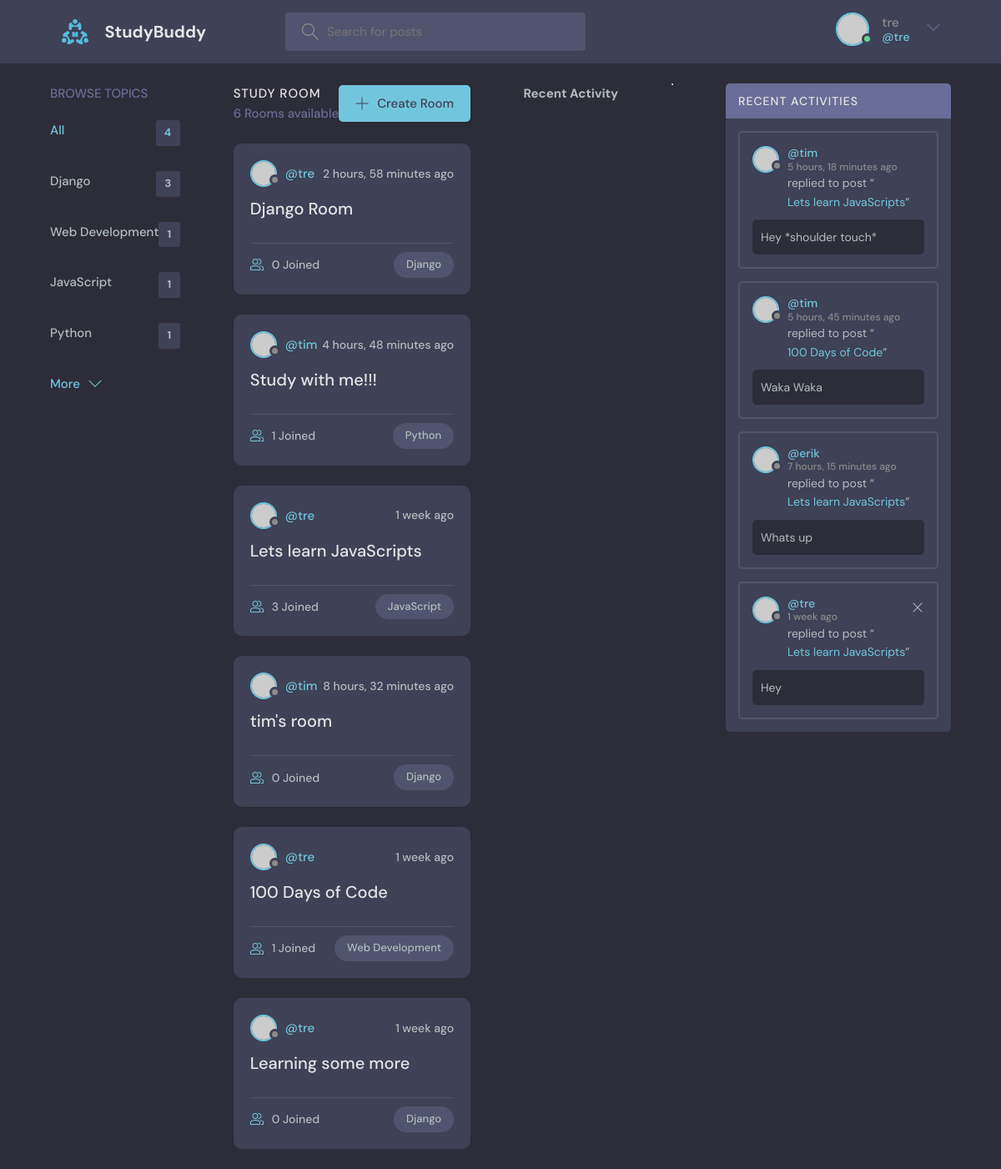
The app's page / (signed in) with its own data.
### base/models.py (models this page shows, shortened)
class Topic(models.Model):
    name = models.CharField(max_length=200)

class Room(models.Model):
    host = models.ForeignKey(User, on_delete=models.SET_NULL, null=True)
    topic = models.ForeignKey(Topic, on_delete=models.SET_NULL, null=True)
    name = models.CharField(max_length=200)
    description = models.TextField(null=True, blank = True)
    participants = models.ManyToManyField(User, related_name='participants', blank=True)
    updated = models.DateTimeField(auto_now=True)
    created = models.DateTimeField(auto_now_add=True)
    class Meta:
        ordering =['-updated', '-created']
    def __str__(self):
        return self.name

class Message(models.Model):
    user = models.ForeignKey(User, on_delete=models.CASCADE)
    room = models.ForeignKey(Room, on_delete=models.CASCADE)
    body = models.TextField()
    updated = models.DateTimeField(auto_now=True)
    created = models.DateTimeField(auto_now_add=True)
    class Meta:
        ordering =['-updated', '-created']

### base/views.py (the view)
# urls.py: path('', views.home, name="home"),
def home(request):
    q=request.GET.get('q') if request.GET.get('q') != None else ''
    rooms = Room.objects.filter(
        Q(topic__name__icontains=q) |
        Q(name__icontains=q) |
        Q(description__icontains=q)
        )
    topics = Topic.objects.all()
    room_count = rooms.count()
    room_messages = Message.objects.filter(Q(room__topic__name__icontains=q))
    context= {'rooms': rooms, 'topics':topics, 'room_count': room_count,
              'room_messages': room_messages}
    return render(request, 'base/home.html', context)

### templates/base/home.html (shortened to what this page needs)
{% extends 'main.html' %}
{% block content %}
    <main class="layout layout--3">
      <div class="container">
        {% include 'base/topics_component.html' %}
        <div class="roomList">
          <div class="roomList__header">
            <div>
              <h2>Study Room</h2>
              <p>{{room_count}} Rooms available</p>
            </div>
            <a class="btn btn--main" href="{% url 'create-room' %}">
              <svg version="1.1" xmlns="http://www.w3.org/2000/svg" width="32" height="32" viewBox="0 0 32 32">
                <title>add</title>
                <path
                  d="M16.943 0.943h-1.885v14.115h-14.115v1.885h14.115v14.115h1.885v-14.115h14.115v-1.885h-14.115v-14.115z"
                ></path>
              </svg>
              Create Room
            </a>
          </div>
          {% include 'base/feed_component.html' %}
        </div>
         {% include 'base/activity_component.html' %}
      </div>
    </main>
{% endblock %}

### templates/navbar.html (shortened to what this page needs)
{% load static %}
<header class="header header--loggedIn">
    <div class="container">
      <a href="{% url 'home' %}" class="header__logo">
        <img src="{% static 'images/logo.svg' %}" />
        <h1>StudyBuddy</h1>
      </a>
      <form class="header__search" method="GET" action="{% url 'home' %}">
        <label>
          <input name="q" placeholder="Search for posts" />
        </label>
      </form>
      <nav class="header__menu">
        {% if request.user.is_authenticated %}
        <div class="header__user">
          <a href="{% url 'update-user' %}">
            <div class="avatar avatar--medium active">
              <img src="https://randomuser.me/api/portraits/men/37.jpg" />
            </div>
            <p>{{request.user.username}} <span>@{{request.user.username}}</span></p>
          </a>
          <button class="dropdown-button">
            <svg version="1.1" xmlns="http://www.w3.org/2000/svg" width="32" height="32" viewBox="0 0 32 32">
              <title>chevron-down</title>
              <path d="M16 21l-13-13h-3l16 16 16-16h-3l-13 13z"></path>
            </svg>
          </button>
        </div>
        {% else %}
        <a href="{% url 'login' %}">
          <img src="{% static 'images/avatar.svg' %}"/>
          <p>Login</p>
        </a>
        {% endif %}
      </nav>
    </div>
  </header>
<!DOCTYPE html>
<html lang="en">
<head>
</head>
<body>
</body>
</html>

### templates/base/topics_component.html (shortened to what this page needs)
<!DOCTYPE html>
<html lang="en">
<head>
</head>
<body>
    <div class="topics">
        <div class="topics__header">
          <h2>Browse Topics</h2>
        </div>
        <ul class="topics__list">
          <li>
            <a href="{% url 'home' %}" class="active">All <span>{{topics.count}}</span></a>
          </li>
          {% for topic in topics %}
          <li>
            <a href="{% url 'home' %}?q={{topic.name}}">{{topic.name}}<span>{{topic.room_set.all.count}}</span></a>
          </li>
          {% endfor %}
        </ul>
        <a class="btn btn--link" href="topics.html">
          More
          <svg version="1.1" xmlns="http://www.w3.org/2000/svg" width="32" height="32" viewBox="0 0 32 32">
            <title>chevron-down</title>
            <path d="M16 21l-13-13h-3l16 16 16-16h-3l-13 13z"></path>
          </svg>
        </a>
      </div>
</body>
</html>

### templates/base/feed_component.html (shortened to what this page needs)
<!DOCTYPE html>
<html lang="en">
<head>
</head>
<body>
    {% for room in rooms %}
    <div class="roomListRoom">
        <div class="roomListRoom__header">
          <a href="{% url 'user-profile' room.host.id %}" class="roomListRoom__author">
            <div class="avatar avatar--small">
              <img src="https://randomuser.me/api/portraits/women/11.jpg" />
            </div>
            <span>@{{room.host.username}}</span>
          </a>
          <div class="roomListRoom__actions">
            <span>{{room.created|timesince}} ago</span>
          </div>
        </div>
        <div class="roomListRoom__content">
          <a href="{% url 'room' room.id %}">{{room.name}}</a>
        </div>
        <div class="roomListRoom__meta">
          <a href="{% url 'room' room.id %}" class="roomListRoom__joined">
            {{room.participants.all.count}} Joined
          </a>
          <p class="roomListRoom__topic">{{room.topic.name}}</p>
        </div>
      </div>
    {% endfor %}
</body>
</html>

### templates/base/activity_component.html (shortened to what this page needs)
<!DOCTYPE html>
<html lang="en">
<head>
</head>
<body>
    <h3>Recent Activity</h3>
    <hr>
    <div class="activities">
        <div class="activities__header">
          <h2>Recent Activities</h2>
        </div>
        {% for message in room_messages %}
        <div class="activities__box">
          <div class="activities__boxHeader roomListRoom__header">
            <a href="{% url 'user-profile' message.user.id %}" class="roomListRoom__author">
              <div class="avatar avatar--small">
                <img src="https://randomuser.me/api/portraits/women/11.jpg" />
              </div>
              <p>
                @{{message.user}}
                <span>{{message.created|timesince}} ago</span>
              </p>
            </a>
            {% if request.user == message.user %}
            <div class="roomListRoom__actions">
              <a href="{% url 'delete-message' message.id %}">
                <svg version="1.1" xmlns="http://www.w3.org/2000/svg" width="32" height="32" viewBox="0 0 32 32">
                  <title>remove</title>
                  <path
                    d="M27.314 6.019l-1.333-1.333-9.98 9.981-9.981-9.981-1.333 1.333 9.981 9.981-9.981 9.98 1.333 1.333 9.981-9.98 9.98 9.98 1.333-1.333-9.98-9.98 9.98-9.981z"
                  ></path>
                </svg>
              </a>
            </div>
            {% endif %}
          </div>
          <div class="activities__boxContent">
            <p>replied to post “<a href="{% url 'room' message.room.id %}">{{message.room}}</a>”</p>
            <div class="activities__boxRoomContent">
              {{message.body}}
            </div>
          </div>
        </div>
        {% endfor %}
      </div>
</body>
</html>

### records on screen
Topic: name "Django", room_set.all.count "3"
Topic: name "Web Development", room_set.all.count "1"
Topic: name "JavaScript", room_set.all.count "1"
Topic: name "Python", room_set.all.count "1"
Room: host.username "tre", created "2 hours, 58 minutes", name "Django Room", participants.all.count "0", topic.name "Django"
Room: host.username "tim", created "4 hours, 48 minutes", name "Study with me!!!", participants.all.count "1", topic.name "Python"
Room: host.username "tre", created "1 week", name "Lets learn JavaScripts", participants.all.count "3", topic.name "JavaScript"
Room: host.username "tim", created "8 hours, 32 minutes", name "tim's room", participants.all.count "0", topic.name "Django"
Room: host.username "tre", created "1 week", name "100 Days of Code", participants.all.count "1", topic.name "Web Development"
Room: host.username "tre", created "1 week", name "Learning some more", participants.all.count "0", topic.name "Django"
Message: user "tim", created "5 hours, 18 minutes", room "Lets learn JavaScripts", body "Hey *shoulder touch*"
Message: user "tim", created "5 hours, 45 minutes", room "100 Days of Code", body "Waka Waka"
Message: user "erik", created "7 hours, 15 minutes", room "Lets learn JavaScripts", body "Whats up"
Message: user "tre", created "1 week", room "Lets learn JavaScripts", body "Hey"

### other values on screen
{{ request.user.username }} "tre"
{{ topics.count }} "4"
{{ room_count }} "6"
